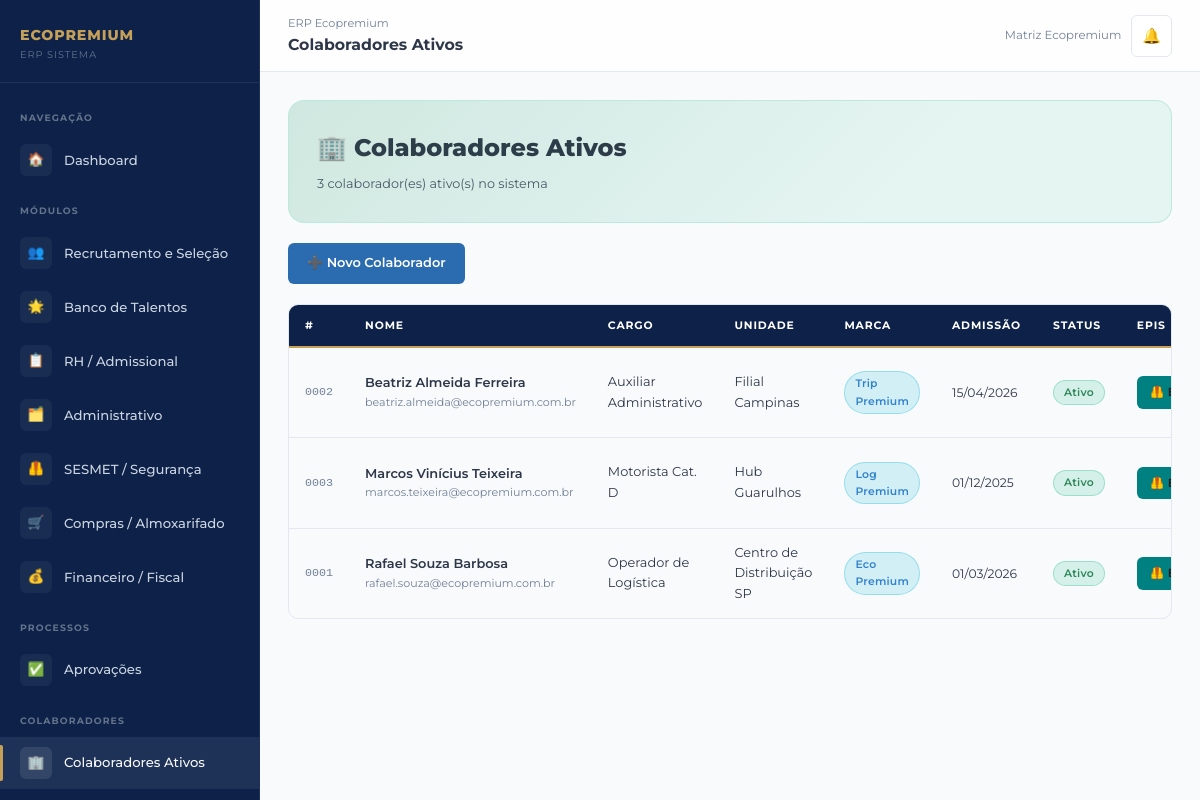
The app's page /admissional/colaboradores/ (signed in) with its own data.
### core/models.py (models this page shows, shortened)
class PerfilUsuario(models.Model):
    PERFIS = [
        ('admin', 'Administrador'),
        ('gestor', 'Gestor'),
        ('rh', 'RH / Departamento Pessoal'),
        ('financeiro', 'Financeiro / Fiscal'),
        ('sesmet', 'SESMET / Segurança do Trabalho'),
        ('compras', 'Compras / Almoxarifado'),
        ('operacional', 'Operacional'),
    ]
    MARCAS = [
        ('eco_premium', 'Eco Premium'),
        ('trip_premium', 'Trip Premium'),
        ('log_premium', 'Log Premium'),
        ('matriz', 'Matriz Ecopremium'),
    ]
    usuario = models.OneToOneField(User, on_delete=models.CASCADE, related_name='perfil')
    perfil = models.CharField(max_length=20, choices=PERFIS, default='operacional')
    marca = models.CharField(max_length=20, choices=MARCAS, default='eco_premium')
    unidade = models.CharField(max_length=100, default='Matriz')
    telefone = models.CharField(max_length=20, blank=True)
    avatar_iniciais = models.CharField(max_length=3, blank=True)
    criado_em = models.DateTimeField(auto_now_add=True)
    class Meta:
        verbose_name = 'Perfil de Usuário'
        verbose_name_plural = 'Perfis de Usuários'

### admissional/models.py (models this page shows, shortened)
class Colaborador(models.Model):
    STATUS = [
        ('ativo', 'Ativo'),
        ('inativo', 'Inativo'),
        ('ferias', 'Em Férias'),
        ('afastado', 'Afastado'),
        ('desligado', 'Desligado'),
    ]
    MARCAS = [
        ('eco_premium', 'Eco Premium'),
        ('trip_premium', 'Trip Premium'),
        ('log_premium', 'Log Premium'),
    ]
    nome = models.CharField(max_length=200, verbose_name='Nome Completo')
    cpf = models.CharField(max_length=14, unique=True, verbose_name='CPF')
    rg = models.CharField(max_length=20, blank=True, verbose_name='RG')
    data_nascimento = models.DateField(null=True, blank=True, verbose_name='Data de Nascimento')
    email = models.EmailField(verbose_name='E-mail')
    telefone = models.CharField(max_length=20, verbose_name='Telefone')
    endereco = models.TextField(blank=True, verbose_name='Endereço')
    cargo = models.CharField(max_length=200, verbose_name='Cargo')
    setor = models.CharField(max_length=100, blank=True, verbose_name='Setor')
    unidade = models.CharField(max_length=100, verbose_name='Unidade')
    marca = models.CharField(max_length=20, choices=MARCAS, default='eco_premium', verbose_name='Marca')
    data_admissao = models.DateField(verbose_name='Data de Admissão')
    status = models.CharField(max_length=20, choices=STATUS, default='ativo')
    pis_pasep = models.CharField(max_length=20, blank=True, verbose_name='PIS/PASEP')
    ctps = models.CharField(max_length=30, blank=True, verbose_name='CTPS')
    salario = models.DecimalField(max_digits=10, decimal_places=2, null=True, blank=True, verbose_name='Salário')
    criado_em = models.DateTimeField(auto_now_add=True)
    atualizado_em = models.DateTimeField(auto_now=True)
    class Meta:
        verbose_name = 'Colaborador'
        verbose_name_plural = 'Colaboradores'
        ordering = ['nome']

### admissional/views.py (the view)
# urls.py: path('colaboradores/', views.lista_colaboradores, name='lista_colaboradores'),
@login_required
def lista_colaboradores(request):
    colaboradores = Colaborador.objects.filter(status='ativo')
    return render(request, 'admissional/lista_colaboradores.html', {
        'colaboradores': colaboradores,
        'total': colaboradores.count(),
    })

### templates/admissional/lista_colaboradores.html (shortened to what this page needs)
{% extends 'base.html' %}
{% block nav_colaboradores %}active{% endblock %}
{% block topbar_title %}Colaboradores Ativos{% endblock %}
{% block content %}
<div class="module-banner mod-banner-2" style="margin-bottom:20px;">
  <div class="mod-title">🏢 Colaboradores Ativos</div>
  <div class="mod-desc">{{ total }} colaborador(es) ativo(s) no sistema</div>
</div>
<div style="margin-bottom: 20px;">
  <a href="{% url 'novo_colaborador' %}" class="btn btn-mod1">➕ Novo Colaborador</a>
</div>
{% if colaboradores %}
<div class="table-wrap">
  <table>
    <thead>
      <tr>
        <th>#</th>
        <th>Nome</th>
        <th>Cargo</th>
        <th>Unidade</th>
        <th>Marca</th>
        <th>Admissão</th>
        <th>Status</th>
        <th>EPIs</th>
      </tr>
    </thead>
    <tbody>
      {% for c in colaboradores %}
      <tr>
        <td style="font-family:monospace;color:var(--text-muted);font-size:0.78rem;">{{ c.pk|stringformat:"04d" }}</td>
        <td>
          <div style="font-weight:600;">{{ c.nome }}</div>
          <div style="font-size:0.74rem;color:var(--text-muted);">{{ c.email }}</div>
        </td>
        <td>{{ c.cargo }}</td>
        <td>{{ c.unidade }}</td>
        <td>
          <span class="badge badge-info">{{ c.get_marca_display }}</span>
        </td>
        <td style="font-size:0.82rem;">{{ c.data_admissao|date:"d/m/Y" }}</td>
        <td>
          <span class="badge badge-success">Ativo</span>
        </td>
        <td>
          <a href="{% url 'registrar_epi_colaborador' c.pk %}" class="btn btn-sm btn-mod4">🦺 EPI</a>
        </td>
      </tr>
      {% endfor %}
    </tbody>
  </table>
</div>
{% endif %}
{% endblock %}

### templates/base.html (shortened to what this page needs)
{% load static %}
<!DOCTYPE html>
<html lang="pt-BR">
<head>
  <link rel="stylesheet" href="{% static 'css/main.css' %}?v=2">
</head>
<body>
<div class="erp-layout">
  <aside class="sidebar" id="sidebar">
    <div class="sidebar-logo">
      <div class="sidebar-logo-text">
        <div class="brand-name">ECOPREMIUM</div>
        <div class="brand-sub">ERP Sistema</div>
      </div>
    </div>
    <nav class="sidebar-nav">
      <div class="nav-section-label">Navegação</div>
      <a href="{% url 'dashboard' %}" class="nav-item {% block nav_dashboard %}{% endblock %}">
        <span class="nav-icon">🏠</span>
        Dashboard
      </a>
      <div class="nav-section-label">Módulos</div>
      <a href="{% url 'lista_vagas' %}" class="nav-item mod1 {% block nav_recrutamento %}{% endblock %}">
        <span class="nav-icon">👥</span>
        Recrutamento e Seleção
      </a>
      <a href="{% url 'banco_talentos' %}" class="nav-item mod1 {% block nav_talentos %}{% endblock %}">
        <span class="nav-icon">🌟</span>
        Banco de Talentos
      </a>
      <a href="{% url 'lista_admissoes' %}" class="nav-item mod2 {% block nav_admissional %}{% endblock %}">
        <span class="nav-icon">📋</span>
        RH / Admissional
      </a>
      <a href="{% url 'lista_demandas' %}" class="nav-item mod3 {% block nav_administrativo %}{% endblock %}">
        <span class="nav-icon">🗂️</span>
        Administrativo
      </a>
      <a href="{% url 'dashboard_sesmet' %}" class="nav-item mod4 {% block nav_sesmet %}{% endblock %}">
        <span class="nav-icon">🦺</span>
        SESMET / Segurança
      </a>
      <a href="{% url 'painel_compras' %}" class="nav-item mod5 {% block nav_compras %}{% endblock %}">
        <span class="nav-icon">🛒</span>
        Compras / Almoxarifado
      </a>
      <a href="{% url 'painel_financeiro' %}" class="nav-item mod6 {% block nav_financeiro %}{% endblock %}">
        <span class="nav-icon">💰</span>
        Financeiro / Fiscal
      </a>
      <div class="nav-section-label">Processos</div>
      <a href="{% url 'aprovacoes_pendentes' %}" class="nav-item {% block nav_aprovacoes %}{% endblock %}" id="navAprovacoes">
        <span class="nav-icon">✅</span>
        Aprovações
      </a>
      <div class="nav-section-label">Colaboradores</div>
      <a href="{% url 'lista_colaboradores' %}" class="nav-item {% block nav_colaboradores %}{% endblock %}">
        <span class="nav-icon">🏢</span>
        Colaboradores Ativos
      </a>
    </nav>
  </aside>
  <div class="main-content">
    <div class="topbar">
      <div class="topbar-title">
        <span class="breadcrumb">ERP Ecopremium</span>
        {% block topbar_title %}Dashboard{% endblock %}
      </div>
      <div class="topbar-actions">
        <span style="font-size:0.78rem;color:var(--text-muted);">
          {% if user.perfil %}{{ user.perfil.get_marca_display }}{% endif %}
        </span>
        <a href="#" class="notif-btn" id="notifBtn" title="Notificações">
          🔔
        </a>
      </div>
    </div>
    <div class="content-area">
      {% block content %}{% endblock %}
    </div>
  </div>
</div>
</body>
</html>

### records on screen
Colaborador: pk "0002", nome "Beatriz Almeida Ferreira", email "beatriz.almeida@ecopremium.com.br", cargo "Auxiliar Administrativo", unidade "Filial Campinas", marca "Trip Premium", data_admissao "15/04/2026"
Colaborador: pk "0003", nome "Marcos Vinícius Teixeira", email "marcos.teixeira@ecopremium.com.br", cargo "Motorista Cat. D", unidade "Hub Guarulhos", marca "Log Premium", data_admissao "01/12/2025"
Colaborador: pk "0001", nome "Rafael Souza Barbosa", email "rafael.souza@ecopremium.com.br", cargo "Operador de Logística", unidade "Centro de Distribuição SP", marca "Eco Premium", data_admissao "01/03/2026"

### other values on screen
{{ user.perfil.get_marca_display }} "Matriz Ecopremium"
{{ total }} "3"
